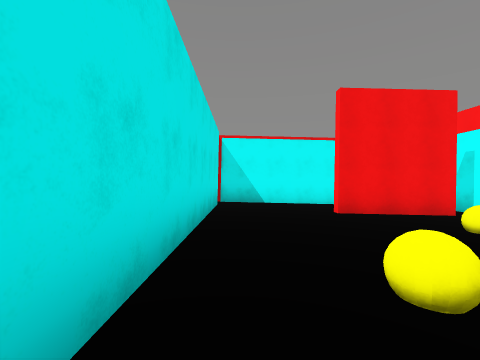
[1] (above)

24 first-person views from a walk through a Unity game level. The camera is 1.4 m above the floor, tilts 2° down and sees 90° across. The floor is counted in squares, 2 m on a side. Each view is taken from the middle of a square. On the plan, view 1 faces up. The plan holds only what a view shows up to about 9 squares ahead; the rest is blank. Surface patterns are stand-ins for the level's own textures.

[2]
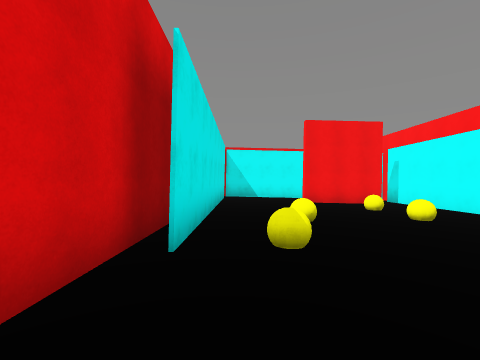

[3]
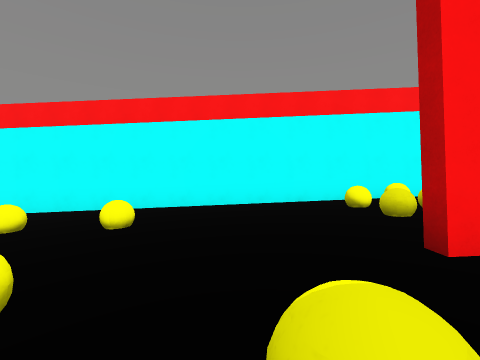

[4]
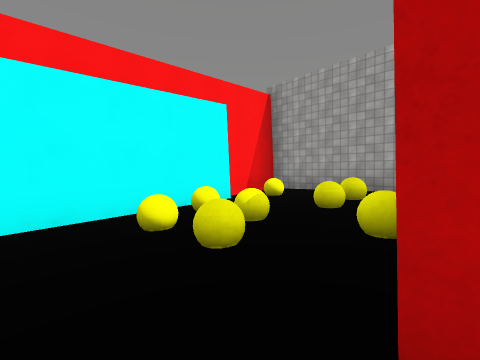

[5]
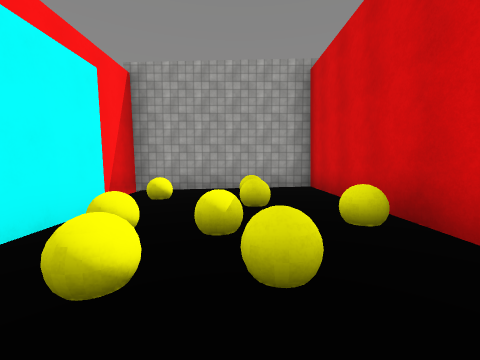

[6]
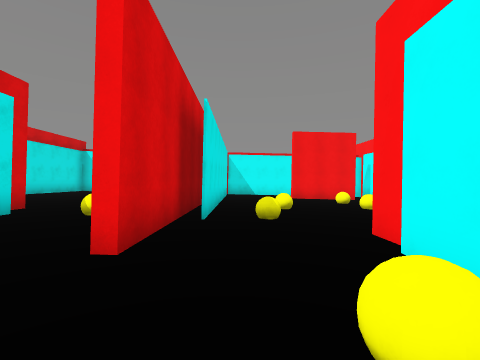

[7]
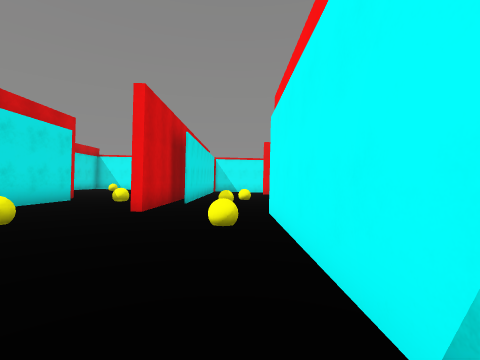

[8]
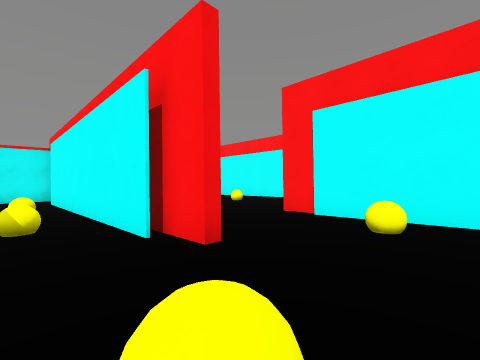

[9]
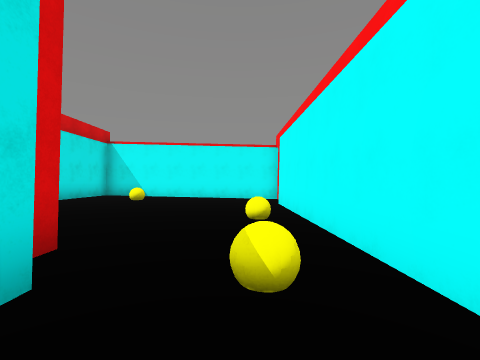

[10]
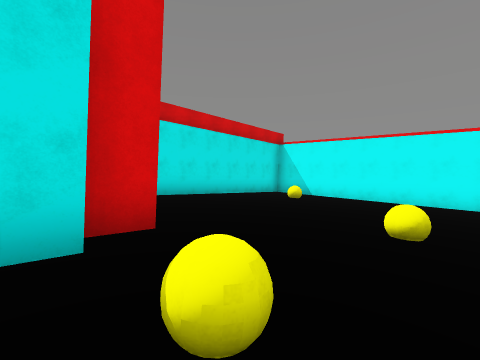

[11]
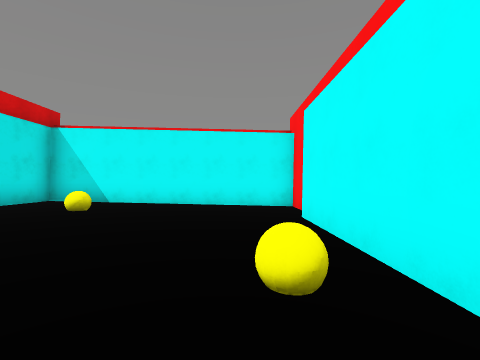

[12]
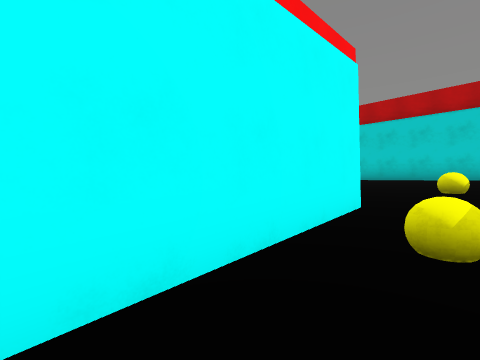

[13]
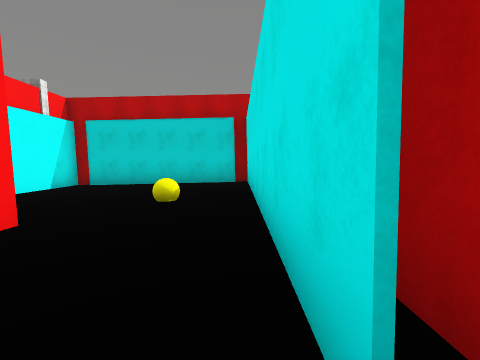

[14]
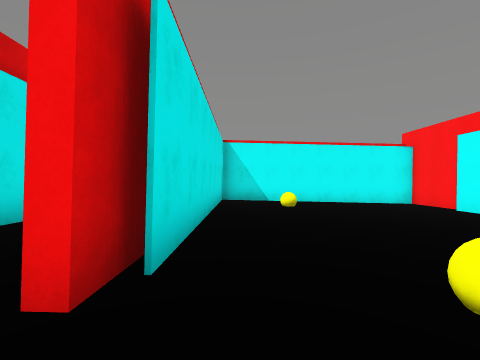

[15]
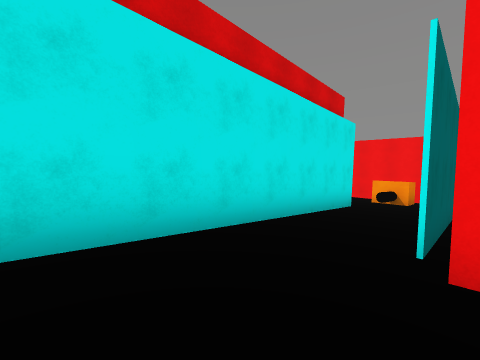

[16]
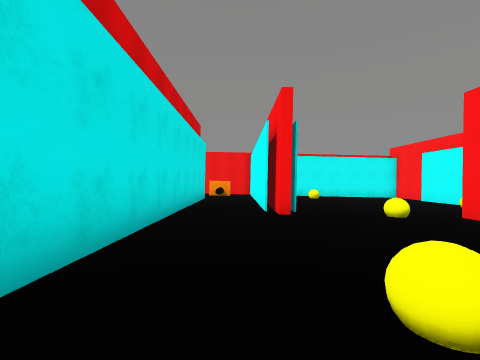

[17]
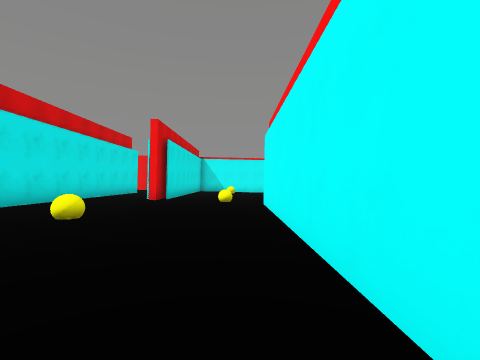

[18]
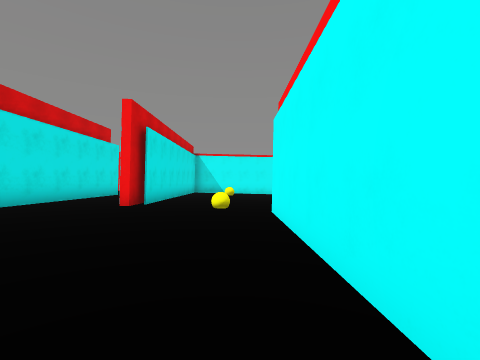

[19]
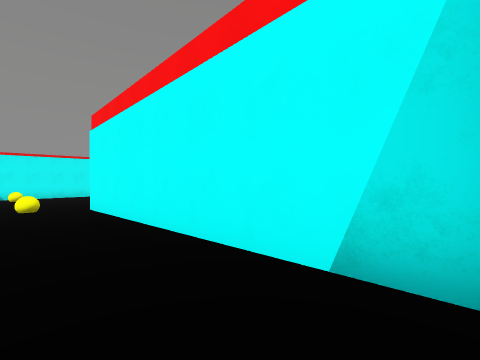

[20]
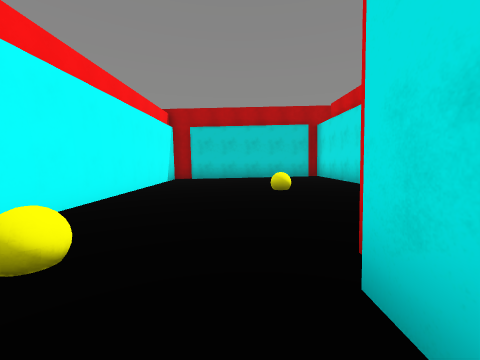

[21]
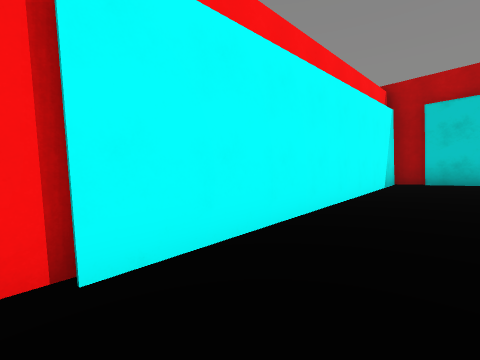

[22]
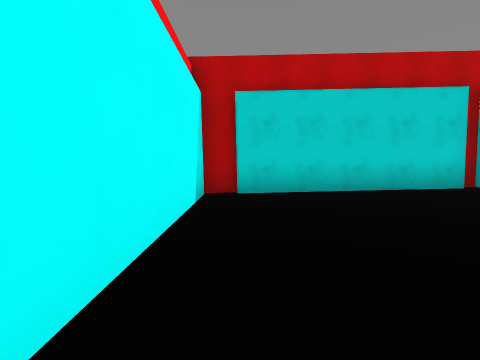

[23]
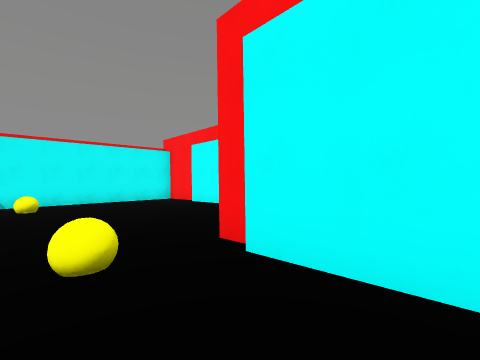

[24]
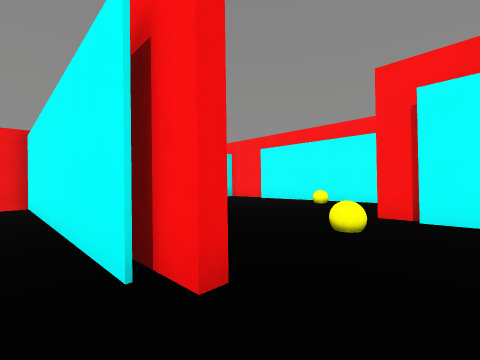

### Floor plan
Key: @ floor where view 1 was taken; # wall or solid block; x gap in a wall; . main floor; : floor 0.25 m higher than the main floor; - floor 0.25 m lower than the main floor; + floor 0.5 m higher than the main floor; _ floor 0.5 m lower than the main floor; * floor 0.75 m higher than the main floor; < floor 0.75 m lower than the main floor; % floor 1 m higher than the main floor; / step, stairs or slope; B yellow ball; O other object.
Columns run from 12 left of view 1 to 7 right of it. Each row starts with its distance up from view 1.
  9  ###       #####
  8    #########
  7  O #----___#      #
  6  O #-B   -_#   ##x#
  5    #      -#    _<#
  4 #  # ... --#    B #
  3 #: # ....Bx#      #
  2 ##:#::.... #      #
  1  #:# :::.. # B    #
  0  #++ /B#:B #@B    #
 -1  #+ +  #  :# .. . #
 -2  # + + # ::#  #. B#
 -3  #    +#    ::#.BB#
 -4  #     #     B#BBB#
 -5  #*    # +  + #:B:##
 -6  #    *#      #+BBB#
 -7  #     #  **+ ######
 -8  #   %%#  ****#
 -9  ##############

Positions as (right, up) in squares from view 1, and headings:
1: (0, 0), facing up
2: (0, -3), facing up
3: (0, 0), facing right
4: (2, -1), facing down-right
5: (4, -1), facing down
6: (0, -5), facing up
7: (1, -8), facing up
8: (-3, -5), facing up-right
9: (-3, -2), facing up
10: (-2, -1), facing up-left
11: (-3, 1), facing up
12: (-3, 2), facing down-right
13: (-4, 0), facing down
14: (-8, -1), facing up
15: (-9, -2), facing up-left
16: (-10, -5), facing up
17: (-6, -8), facing up
18: (-6, -6), facing up
19: (-7, -8), facing up-right
20: (-8, 2), facing down
21: (-7, 0), facing down-right
22: (-6, -3), facing down
23: (-7, -2), facing up-right
24: (-10, -1), facing up-right
